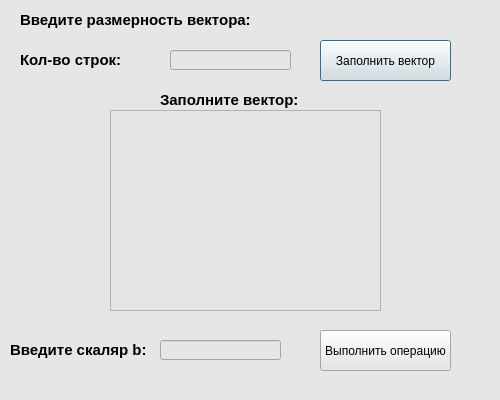
<?xml version="1.0" encoding="UTF-8"?>
<ui version="4.0">
 <class>Dialog</class>
 <widget class="QDialog" name="Dialog">
  <property name="geometry">
   <rect>
    <x>0</x>
    <y>0</y>
    <width>500</width>
    <height>400</height>
   </rect>
  </property>
  <property name="minimumSize">
   <size>
    <width>500</width>
    <height>400</height>
   </size>
  </property>
  <property name="maximumSize">
   <size>
    <width>500</width>
    <height>400</height>
   </size>
  </property>
  <property name="windowTitle">
   <string>Ошибка</string>
  </property>
  <property name="styleSheet">
   <string notr="true">background-color: rgb(230, 230, 230);</string>
  </property>
  <widget class="QLabel" name="title_A_5">
   <property name="geometry">
    <rect>
     <x>20</x>
     <y>50</y>
     <width>111</width>
     <height>20</height>
    </rect>
   </property>
   <property name="font">
    <font>
     <family>MS Shell Dlg 2</family>
     <pointsize>11</pointsize>
     <weight>75</weight>
     <bold>true</bold>
    </font>
   </property>
   <property name="text">
    <string>Кол-во строк:</string>
   </property>
  </widget>
  <widget class="QLabel" name="title_A_3">
   <property name="geometry">
    <rect>
     <x>20</x>
     <y>10</y>
     <width>271</width>
     <height>20</height>
    </rect>
   </property>
   <property name="font">
    <font>
     <family>MS Shell Dlg 2</family>
     <pointsize>11</pointsize>
     <weight>75</weight>
     <bold>true</bold>
    </font>
   </property>
   <property name="text">
    <string>Введите размерность вектора:</string>
   </property>
  </widget>
  <widget class="QLineEdit" name="lines">
   <property name="geometry">
    <rect>
     <x>170</x>
     <y>50</y>
     <width>121</width>
     <height>20</height>
    </rect>
   </property>
  </widget>
  <widget class="QTableWidget" name="tableWidget">
   <property name="geometry">
    <rect>
     <x>110</x>
     <y>110</y>
     <width>271</width>
     <height>201</height>
    </rect>
   </property>
  </widget>
  <widget class="QLabel" name="title_A">
   <property name="geometry">
    <rect>
     <x>160</x>
     <y>90</y>
     <width>171</width>
     <height>20</height>
    </rect>
   </property>
   <property name="font">
    <font>
     <family>MS Shell Dlg 2</family>
     <pointsize>11</pointsize>
     <weight>75</weight>
     <bold>true</bold>
    </font>
   </property>
   <property name="text">
    <string>Заполните вектор:</string>
   </property>
  </widget>
  <widget class="QLabel" name="title_A_6">
   <property name="geometry">
    <rect>
     <x>10</x>
     <y>340</y>
     <width>151</width>
     <height>20</height>
    </rect>
   </property>
   <property name="font">
    <font>
     <family>MS Shell Dlg 2</family>
     <pointsize>11</pointsize>
     <weight>75</weight>
     <bold>true</bold>
    </font>
   </property>
   <property name="text">
    <string>Введите скаляр b:</string>
   </property>
  </widget>
  <widget class="QLineEdit" name="scalar">
   <property name="geometry">
    <rect>
     <x>160</x>
     <y>340</y>
     <width>121</width>
     <height>20</height>
    </rect>
   </property>
  </widget>
  <widget class="QPushButton" name="pushButton">
   <property name="geometry">
    <rect>
     <x>320</x>
     <y>40</y>
     <width>131</width>
     <height>41</height>
    </rect>
   </property>
   <property name="text">
    <string>Заполнить вектор</string>
   </property>
  </widget>
  <widget class="QPushButton" name="pushButton_2">
   <property name="geometry">
    <rect>
     <x>320</x>
     <y>330</y>
     <width>131</width>
     <height>41</height>
    </rect>
   </property>
   <property name="text">
    <string>Выполнить операцию</string>
   </property>
  </widget>
 </widget>
 <resources/>
 <connections/>
</ui>
